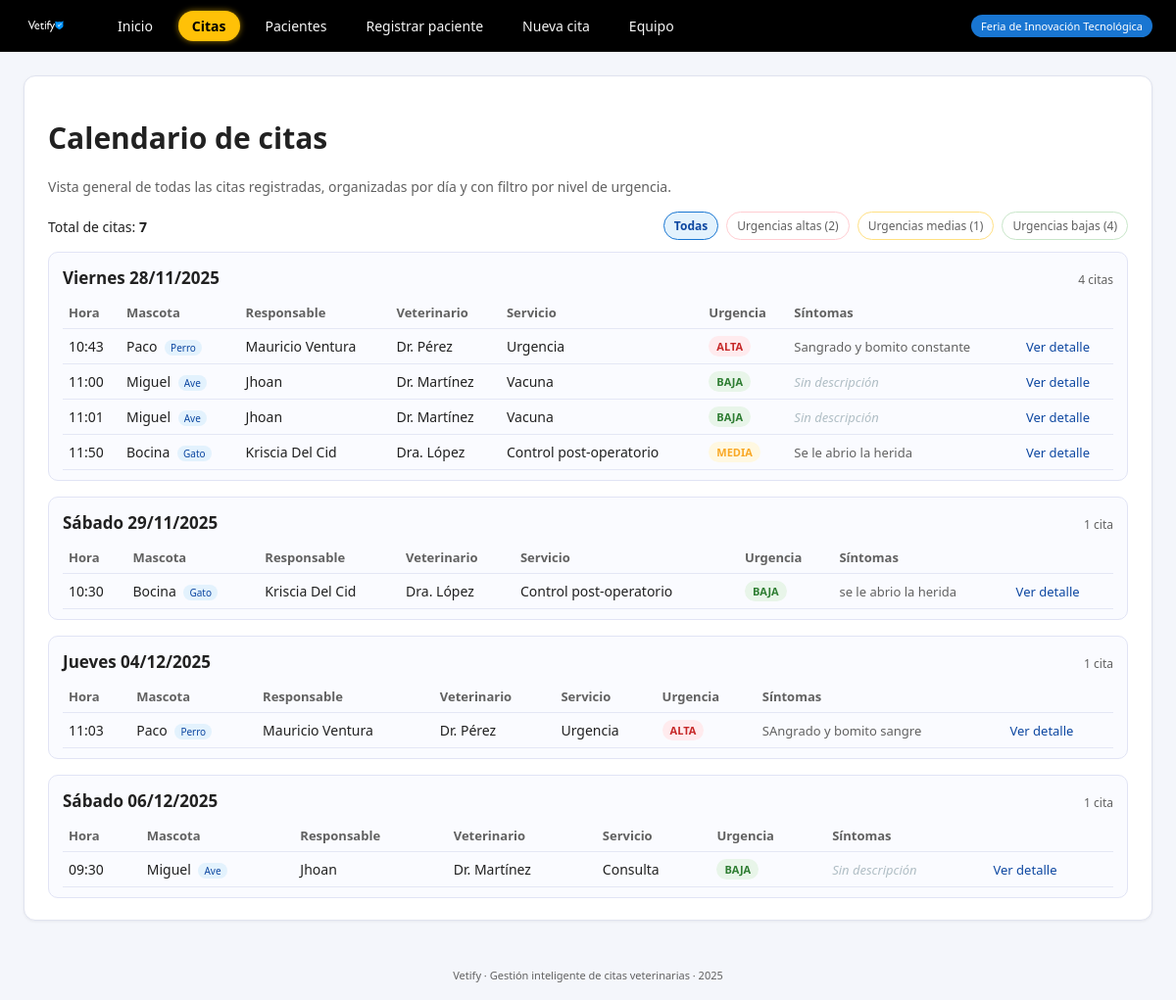
The page /citas on the database its author committed.
### tables this page shows
CREATE TABLE citas (
        id INTEGER PRIMARY KEY AUTOINCREMENT,
        mascota_id INTEGER NOT NULL,
        vet_id INTEGER NOT NULL,
        fecha_hora TEXT NOT NULL,
        tipo_servicio TEXT NOT NULL,
        sintomas TEXT,
        urgencia TEXT,
        estado TEXT NOT NULL DEFAULT 'pendiente',
        FOREIGN KEY (mascota_id) REFERENCES mascotas(id),
        FOREIGN KEY (vet_id) REFERENCES veterinarios(id)
    );

CREATE TABLE mascotas (
        id INTEGER PRIMARY KEY AUTOINCREMENT,
        nombre TEXT NOT NULL,
        tipo TEXT NOT NULL,
        raza TEXT,
        edad INTEGER,
        peso REAL,
        dueno_id INTEGER NOT NULL,
        FOREIGN KEY (dueno_id) REFERENCES duenos(id)
    );

CREATE TABLE duenos (
        id INTEGER PRIMARY KEY AUTOINCREMENT,
        nombre TEXT NOT NULL,
        telefono TEXT NOT NULL,
        correo TEXT NOT NULL
    );

CREATE TABLE veterinarios (
        id INTEGER PRIMARY KEY AUTOINCREMENT,
        nombre TEXT NOT NULL,
        especialidad TEXT NOT NULL,
        telefono TEXT NOT NULL
    );

### app.py (the view)
@app.route("/citas")
def citas():
    urgencia_filtro = request.args.get("urg", "todas").lower()
    citas = listar_citas_todas()
    counts = {"alta": 0, "media": 0, "baja": 0}
    for c in citas:
        urg = (c["urgencia"] or "").lower()
        if urg in counts:
            counts[urg] += 1
    if urgencia_filtro in ("alta", "media", "baja"):
        citas_filtradas = [c for c in citas if (c["urgencia"] or "").lower() == urgencia_filtro]
    else:
        citas_filtradas = citas
    total_citas = len(citas_filtradas)
    grupos = []
    current_date = None
    grupo_actual = None
    dias_semana = ["Lunes", "Martes", "Miércoles", "Jueves", "Viernes", "Sábado", "Domingo"]
    for c in citas_filtradas:
        fecha_iso = c["fecha_hora"][:10]  # YYYY-MM-DD
        if fecha_iso != current_date:
            current_date = fecha_iso
            dt = datetime.fromisoformat(fecha_iso)
            dia_nombre = dias_semana[dt.weekday()]
            fecha_label = f"{dia_nombre} {dt.day:02d}/{dt.month:02d}/{dt.year}"
            grupo_actual = {
                "fecha_iso": fecha_iso,
                "fecha_label": fecha_label,
                "items": []
            }
            grupos.append(grupo_actual)
        grupo_actual["items"].append(c)
    return render_template(
        "citas.html",
        grupos=grupos,
        total_citas=total_citas,
        counts=counts,
        urgencia_actual=urgencia_filtro
    )

### db.py (called while the page is built)
def get_connection():
    conn = sqlite3.connect(DB_NAME)
    conn.row_factory = sqlite3.Row  # acceder por nombre de columna
    return conn

### services.py (called while the page is built)
def listar_citas_todas():
    conn = get_connection()
    cur = conn.cursor()
    cur.execute("""
        SELECT c.id,
               c.fecha_hora,
               c.tipo_servicio,
               c.urgencia,
               c.sintomas,
               c.estado,
               m.nombre      AS mascota,
               m.tipo        AS tipo_mascota,
               d.nombre      AS dueno,
               v.nombre      AS vet
        FROM citas c
        JOIN mascotas m ON c.mascota_id = m.id
        JOIN duenos d   ON m.dueno_id = d.id
        JOIN veterinarios v ON c.vet_id = v.id
        ORDER BY c.fecha_hora;
    """)
    filas = cur.fetchall()
    conn.close()
    return filas

### templates/citas.html (shortened to what this page needs)
{% extends "base.html" %}
{% block content %}
<div class="card">
    <h1>Calendario de citas</h1>
    <p class="form-sub">
        Vista general de todas las citas registradas, organizadas por día y con filtro por nivel de urgencia.
    </p>
    <div class="calendar-toolbar">
        <div class="calendar-summary">
            <span class="calendar-total">Total de citas: <strong>{{ total_citas }}</strong></span>
        </div>
        <div class="calendar-filters">
            <a href="{{ url_for('citas') }}"
               class="urg-filter-chip {% if urgencia_actual == 'todas' %}active{% endif %}">
                Todas
            </a>
            <a href="{{ url_for('citas', urg='alta') }}"
               class="urg-filter-chip urg-alta-chip {% if urgencia_actual == 'alta' %}active{% endif %}">
                Urgencias altas ({{ counts['alta'] }})
            </a>
            <a href="{{ url_for('citas', urg='media') }}"
               class="urg-filter-chip urg-media-chip {% if urgencia_actual == 'media' %}active{% endif %}">
                Urgencias medias ({{ counts['media'] }})
            </a>
            <a href="{{ url_for('citas', urg='baja') }}"
               class="urg-filter-chip urg-baja-chip {% if urgencia_actual == 'baja' %}active{% endif %}">
                Urgencias bajas ({{ counts['baja'] }})
            </a>
        </div>
    </div>
    {% if grupos %}
        <div class="calendar-groups">
            {% for g in grupos %}
            <section class="calendar-day-card">
                <header class="calendar-day-header">
                    <h2>{{ g.fecha_label }}</h2>
                    <span class="calendar-day-count">
                        {{ g['items']|length }} cita{{ 's' if g['items']|length != 1 }}
                    </span>
                </header>
                <table class="table">
                    <thead>
                        <tr>
                            <th>Hora</th>
                            <th>Mascota</th>
                            <th>Responsable</th>
                            <th>Veterinario</th>
                            <th>Servicio</th>
                            <th>Urgencia</th>
                            <th>Síntomas</th>
                            <th></th>
                        </tr>
                    </thead>
                    <tbody>
                        {% for c in g['items'] %}
                        {% set urg = (c['urgencia'] or '').lower() %}
                        <tr>
                            {% set dt = c['fecha_hora'] %}
                            <td>{{ dt[11:16] }}</td>
                            <td>{{ c['mascota'] }} <span class="badge-mini">{{ c['tipo_mascota'] }}</span></td>
                            <td>{{ c['dueno'] }}</td>
                            <td>{{ c['vet'] }}</td>
                            <td>{{ c['tipo_servicio'] }}</td>
                            <td class="urg-cell">
                                {% if urg == 'alta' %}
                                    <span class="urg-tag urg-alta">ALTA</span>
                                {% elif urg == 'media' %}
                                    <span class="urg-tag urg-media">MEDIA</span>
                                {% elif urg == 'baja' %}
                                    <span class="urg-tag urg-baja">BAJA</span>
                                {% else %}
                                    <span class="urg-tag">N/A</span>
                                {% endif %}
                            </td>
                            <td class="symptoms-cell">
                                {% if c['sintomas'] %}
                                    {% if c['sintomas']|length > 60 %}
                                        {{ c['sintomas'][:60] }}…
                                    {% else %}
                                        {{ c['sintomas'] }}
                                    {% endif %}
                                {% else %}
                                    <span class="symptoms-empty">Sin descripción</span>
                                {% endif %}
                            </td>
                            <td>
                                <a class="details-link"
                                   href="{{ url_for('cita_detalle', cita_id=c['id']) }}">
                                    Ver detalle
                                </a>
                            </td>
                        </tr>
                        {% endfor %}
                    </tbody>
                </table>
            </section>
            {% endfor %}
        </div>
    {% else %}
        <p>No hay citas registradas.</p>
    {% endif %}
</div>
{% endblock %}

### static/css/styles.css (style rules this page uses)
:root { --primary: #1976D2; --primary-dark: #0D47A1; --accent: #FFC107; --bg: #F4F6FB; --card-bg: #FFFFFF; --text-main: #212121; --text-soft: #616161; --border-soft: #E0E3EF; --danger: #C62828; --warning: #F9A825; --success: #2E7D32; }
* { box-sizing: border-box; font-family: "Segoe UI", system-ui, sans-serif; }
body { margin: 0; background: var(--bg); color: var(--text-main); font-size: 15px; }
.card { background: var(--card-bg); border-radius: 12px; border: 1px solid var(--border-soft); padding: 22px 24px; box-shadow: 0 1px 3px rgba(15, 23, 42, 0.06); }
.form-sub { font-size: 14px; color: var(--text-soft); margin-bottom: 16px; }
.table { width: 100%; border-collapse: collapse; font-size: 14px; margin-top: 8px; }
.table th, .table td { border-bottom: 1px solid #E4E7F5; padding: 7px 6px; text-align: left; }
.table th { font-size: 13px; color: var(--text-soft); }
.urg-cell { text-align: center; }
.urg-tag { display: inline-block; padding: 3px 8px; border-radius: 999px; font-size: 11px; font-weight: 600; }
.urg-baja { background: #E8F5E9; color: var(--success); }
.urg-media { background: #FFF8E1; color: var(--warning); }
.urg-alta { background: #FFEBEE; color: var(--danger); }
.symptoms-cell { font-size: 13px; color: var(--text-soft); max-width: 260px; }
.symptoms-empty { font-style: italic; color: #B0BEC5; }
.details-link { font-size: 13px; color: var(--primary-dark); text-decoration: none; }
.badge-mini { display: inline-block; margin-left: 4px; padding: 1px 6px; font-size: 10px; border-radius: 999px; background: #E3F2FD; color: var(--primary-dark); }
.calendar-toolbar { display: flex; justify-content: space-between; align-items: center; flex-wrap: wrap; gap: 10px; margin-bottom: 12px; }
.calendar-total { font-size: 14px; color: var(--text-main); }
.calendar-filters { display: flex; gap: 8px; flex-wrap: wrap; }
.urg-filter-chip { font-size: 12px; padding: 5px 10px; border-radius: 999px; border: 1px solid #CFD3E5; background: #FFFFFF; color: var(--text-soft); text-decoration: none; }
.urg-filter-chip.active { border-color: var(--primary); background: #E3F2FD; color: var(--primary-dark); font-weight: 600; }
.urg-alta-chip { border-color: #FFCDD2; }
.urg-media-chip { border-color: #FFE082; }
.urg-baja-chip { border-color: #C8E6C9; }
.calendar-groups { display: flex; flex-direction: column; gap: 16px; margin-top: 8px; }
.calendar-day-card { background: #FAFBFF; border-radius: 10px; border: 1px solid #E1E4F5; padding: 14px 14px 10px; }
.calendar-day-header { display: flex; justify-content: space-between; align-items: baseline; margin-bottom: 8px; }
.calendar-day-header h2 { margin: 0; font-size: 17px; }
.calendar-day-count { font-size: 12px; color: var(--text-soft); }

### rows shown on the page
citas: fecha_hora "10:43", mascota "Paco", tipo_mascota "Perro", dueno "Mauricio Ventura", vet "Dr. Pérez", tipo_servicio "Urgencia", shows "ALTA", sintomas "Sangrado y bomito constante"
citas: fecha_hora "11:00", mascota "Miguel", tipo_mascota "Ave", dueno "Jhoan", vet "Dr. Martínez", tipo_servicio "Vacuna", shows "BAJA", sintomas "Sin descripción"
citas: fecha_hora "11:01", mascota "Miguel", tipo_mascota "Ave", dueno "Jhoan", vet "Dr. Martínez", tipo_servicio "Vacuna", shows "BAJA", sintomas "Sin descripción"
citas: fecha_hora "11:50", mascota "Bocina", tipo_mascota "Gato", dueno "Kriscia Del Cid", vet "Dra. López", tipo_servicio "Control post-operatorio", shows "MEDIA", sintomas "Se le abrio la herida"
citas: fecha_hora "10:30", mascota "Bocina", tipo_mascota "Gato", dueno "Kriscia Del Cid", vet "Dra. López", tipo_servicio "Control post-operatorio", shows "BAJA", sintomas "se le abrio la herida"
citas: fecha_hora "11:03", mascota "Paco", tipo_mascota "Perro", dueno "Mauricio Ventura", vet "Dr. Pérez", tipo_servicio "Urgencia", shows "ALTA", sintomas "SAngrado y bomito sangre"
citas: fecha_hora "09:30", mascota "Miguel", tipo_mascota "Ave", dueno "Jhoan", vet "Dr. Martínez", tipo_servicio "Consulta", shows "BAJA", sintomas "Sin descripción"

### other values the page prints
{{ total_citas }} "7"
{{ counts['alta'] }} "2"
{{ counts['media'] }} "1"
{{ counts['baja'] }} "4"
{{ g.fecha_label }} "Viernes 28/11/2025" "Sábado 29/11/2025" "Jueves 04/12/2025" "Sábado 06/12/2025"
{{ g['items']|length }} "4" "1" "1" "1"
{{ 's' if g['items']|length != 1 }} "s"
